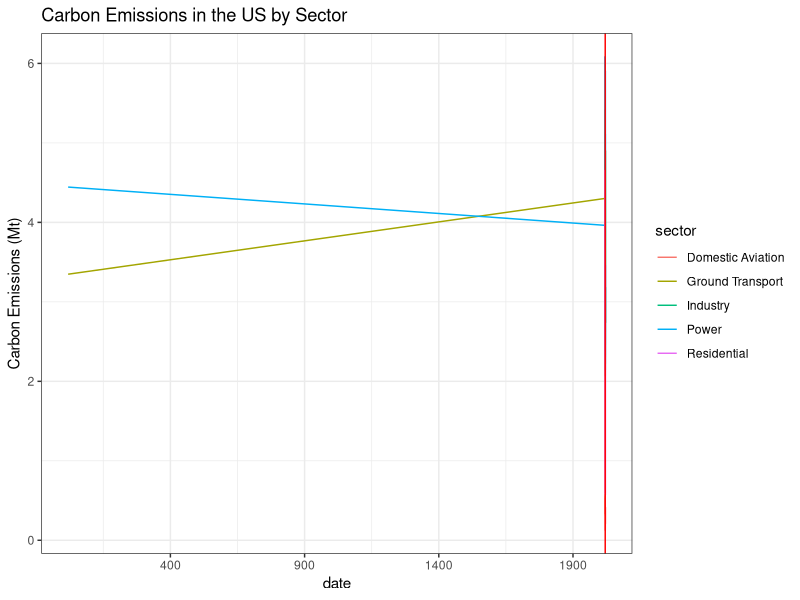

R code for this plot:
## ---- chunk 1
knitr::opts_chunk$set(echo = TRUE)
## ---- chunk 2
rm(list = ls())
library("dplyr")
library("tidyr")
## ---- chunk 3
carbon <- read.csv("carbon-monitor-US.csv")
## ---- chunk 4

#remove rows with NA
carbon <- na.omit(carbon)

#remove country column
carbon$country...group.of.countries = NULL

head(carbon)

#modify dates
carbon <- carbon %>%
  mutate(date = as.Date(date, format = "%d/%m/%Y"))

carbon_date <- carbon

#remove sector column
carbon_date$sector = NULL
## ---- chunk 5
#combine dates into one row per day
carbon_date = aggregate(.~date, data = carbon_date, FUN = sum)
head(carbon_date)
## ---- chunk 6
#Widen table by sector
carbon_sector <- carbon %>%
  pivot_wider(names_from = sector, values_from = MtCO2.per.day)
head(carbon_sector)
## ---- chunk 7
library("ggplot2")
library("dplyr")
library("dslabs")
library("readr")
theme_set(theme_bw())
## ---- chunk 8
ggplot(carbon, aes(x = date, y = MtCO2.per.day, col = sector)) +
  geom_line()+
  ggtitle("Carbon Emissions in the US by Sector")+
  labs(y = "Carbon Emissions (Mt)")+
  geom_vline(xintercept =as.Date("19/01/2020","%d/%m/%Y"), color = "red", linetype = "solid")
